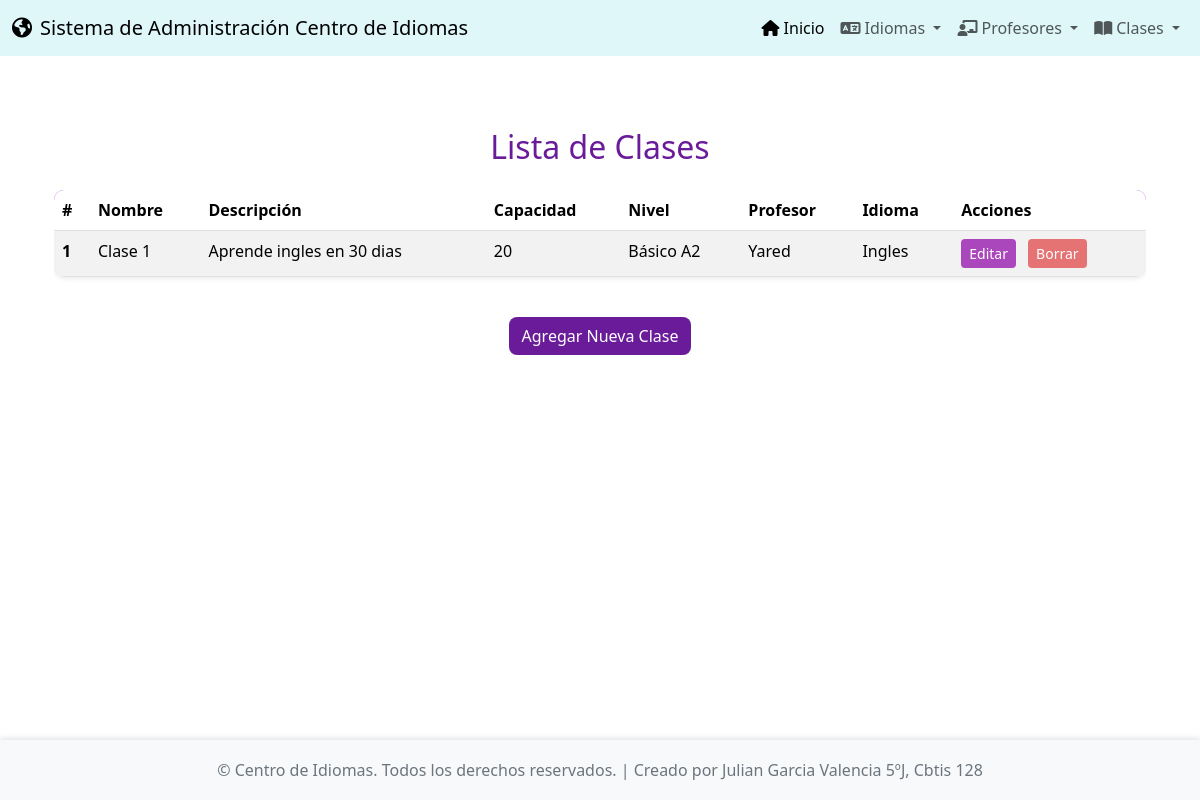
Page /clases/ on the committed database.
### app_Centro_Idiomas/models.py (models this page shows, shortened)
class Clase(models.Model):
    nombre = models.CharField(max_length=150)
    descripcion = models.TextField(blank=True, null=True)
    capacidad = models.PositiveIntegerField()
    nivel = models.CharField(max_length=50, choices=[
        ('Básico A1', 'Básico A1'),
        ('Básico A2', 'Básico A2'),
        ('Intermedio B1', 'Intermedio B1'),
        ('Intermedio B2', 'Intermedio B2'),
        ('Avanzado C1', 'Avanzado C1'),
        ('Avanzado C2', 'Avanzado C2')
    ])
    id_profesor = models.ForeignKey(Profesor, on_delete=models.CASCADE, related_name="clases")
    idioma = models.ForeignKey(Idioma, on_delete=models.CASCADE, related_name="clases_idioma")

class Profesor(models.Model):
    nombre = models.CharField(max_length=100)
    ap_paterno = models.CharField(max_length=100)
    ap_materno = models.CharField(max_length=100, blank=True, null=True)
    telefono = models.CharField(max_length=15, blank=True, null=True)
    correo = models.EmailField(unique=True)
    id_idioma = models.ForeignKey(Idioma, on_delete=models.CASCADE, related_name="profesores")

class Idioma(models.Model):
    nombre = models.CharField(max_length=50, unique=True)
    nivel = models.CharField(max_length=50)
    region = models.CharField(max_length=100, blank=True, null=True)
    descripcion = models.TextField(blank=True, null=True)
    codigo = models.CharField(max_length=10, unique=True)
    bandera_img = models.ImageField(upload_to='banderas/', blank=True, null=True)

### app_Centro_Idiomas/views.py (the view)
# urls.py: path('clases/', views.ver_clases, name='ver_clases'),
def ver_clases(request):
    clases = Clase.objects.all()
    return render(request, 'clases/ver_clases.html', {'clases': clases})

### app_Centro_Idiomas/templates/clases/ver_clases.html (shortened to what this page needs)
{% extends 'base.html' %}
{% block content %}
<div class="container mt-5">
    <h2 class="text-center mb-4" style="color: #6a1b9a;">Lista de Clases</h2>
    <div class="table-responsive">
        <table class="table table-hover table-striped shadow-sm" style="border-radius: 10px; overflow: hidden; background-color: #f3e5f5;">
            <thead class="text-white" style="background-color: #8e24aa;">
                <tr>
                    <th scope="col">#</th>
                    <th scope="col">Nombre</th>
                    <th scope="col">Descripción</th>
                    <th scope="col">Capacidad</th>
                    <th scope="col">Nivel</th>
                    <th scope="col">Profesor</th>
                    <th scope="col">Idioma</th>
                    <th scope="col">Acciones</th>
                </tr>
            </thead>
            <tbody>
                {% for clase in clases %}
                <tr>
                    <th scope="row">{{ forloop.counter }}</th>
                    <td>{{ clase.nombre }}</td>
                    <td>{{ clase.descripcion|default:"N/A" }}</td>
                    <td>{{ clase.capacidad }}</td>
                    <td>{{ clase.nivel }}</td>
                    <td>{{ clase.id_profesor.nombre }} {{ clase.id_profesor.apellido }}</td>
                    <td>{{ clase.idioma.nombre }}</td>
                    <td>
                        <a href="{% url 'actualizar_clase' clase.pk %}" class="btn btn-sm btn-info text-white me-2" style="background-color: #ab47bc; border: none;">Editar</a>
                        <a href="{% url 'borrar_clase' clase.pk %}" class="btn btn-sm btn-danger" style="background-color: #e57373; border: none;">Borrar</a>
                    </td>
                </tr>
                {% empty %}
                <tr>
                    <td colspan="8" class="text-center p-4">No hay clases disponibles. <a href="{% url 'agregar_clase' %}" style="color: #6a1b9a;">¡Agrega una ahora!</a></td>
                </tr>
                {% endfor %}
            </tbody>
        </table>
    </div>
    <div class="text-center mt-4">
        <a href="{% url 'agregar_clase' %}" class="btn text-white" style="background-color: #6a1b9a; border-radius: 8px;">Agregar Nueva Clase</a>
    </div>
</div>
{% endblock %}

### app_Centro_Idiomas/templates/base.html (style rules this page uses)
body { display: flex; flex-direction: column; min-height: 100vh; }

### rows in the picture
Clase: nombre "Clase 1", descripcion "Aprende ingles en 30 dias", capacidad "20", nivel "Básico A2", id_profesor.nombre "Yared", idioma.nombre "Ingles"
